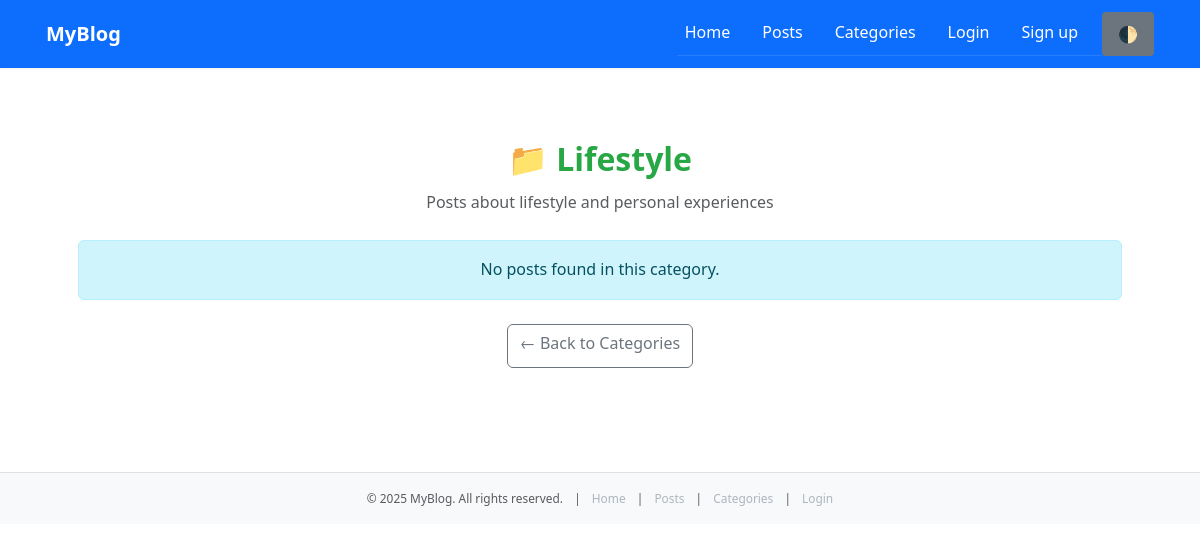
Screenshot of /index.php?page=categories-show&slug=lifestyle with the database file from the repository.
### tables this page shows
CREATE TABLE `categories` (
  `id` int(11) NOT NULL,
  `name` varchar(255) NOT NULL,
  `slug` varchar(255) NOT NULL,
  `description` text DEFAULT NULL,
  `color` varchar(7) DEFAULT '#007bff',
  `status` enum('active','inactive') DEFAULT 'active',
  `created_at` timestamp NOT NULL DEFAULT current_timestamp(),
  `updated_at` timestamp NOT NULL DEFAULT current_timestamp() ON UPDATE current_timestamp()
);

### src/Models/Category.php (called while the page is built, shortened)
<?php
class Category {
    public static function getAll($conn) {
        $List = array();
        $sql = "SELECT * FROM categories ORDER BY name ASC";
        $result = mysqli_query($conn, $sql);
        $i = 0;
        while ($data = mysqli_fetch_array($result)) {
            $List[$i]['id'] = $data['id'];
            $List[$i]['name'] = $data['name'];
            $List[$i]['slug'] = $data['slug'];
            $List[$i]['description'] = $data['description'];
            $List[$i]['color'] = $data['color'];
            $List[$i]['status'] = $data['status'];
            $List[$i]['created_at'] = $data['created_at'];
            $List[$i]['updated_at'] = $data['updated_at'];
            $i++;
        }
        return $List;
    }
}
?>

### src/controllers/CategoryController.php (called while the page is built, shortened)
<?php
require_once __DIR__ . '/../models/Category.php';
class CategoryController {
    public static function index($conn) {
        $List = Category::getAll($conn);
        return $List;
    }
}
?>

### src/views/categories/show.php (the view, shortened to what this page needs)
<?php
require_once __DIR__ . '/../../controllers/CategoryController.php';
$conn = connectDB();
$slug = $_GET['slug'] ?? null;
$category = null;
$posts = [];
if ($slug) {
    $categories = CategoryController::index($conn);
    foreach ($categories as $cat) {
        if ($cat['slug'] === $slug && $cat['status'] === 'active') {
            $category = $cat;
            break;
        }
    }
}
?>
<section class="section section-light fade-in">
    <div class="container" id="main-content">
        <?php if ($category): ?>
            <div class="text-center mb-4">
                <h2 style="color: <?= htmlspecialchars($category['color']) ?>;">
                    📁 <?= htmlspecialchars($category['name']) ?>
                </h2>
                <p class="text-muted"><?= htmlspecialchars($category['description']) ?></p>
            </div>
            <?php if (!empty($posts)): ?>
                <ul class="list-group list-group-flush">
                    <?php foreach ($posts as $post): ?>
                        <li class="list-group-item">
                            <a href="<?= BASE_PATH ?>index.php?page=post-show&id=<?= $post['id'] ?>">
                                <?= htmlspecialchars($post['title']) ?>
                            </a>
                            <span class="badge bg-secondary"><?= htmlspecialchars($post['status']) ?></span>
                            <small class="text-muted float-end"><?= htmlspecialchars($post['created_at']) ?></small>
                        </li>
                    <?php endforeach; ?>
                </ul>
            <?php else: ?>
                <div class="alert alert-info text-center">No posts found in this category.</div>
            <?php endif; ?>
        <?php else: ?>
            <div class="alert alert-danger text-center">Category not found or inactive.</div>
        <?php endif; ?>
        <div class="text-center mt-4">
            <a href="<?= BASE_PATH ?>index.php?page=categories-index" class="btn btn-outline-secondary">← Back to Categories</a>
        </div>
    </div>
</section>
<?php
include __DIR__ . '/../layout/main.php';

### public/assets/css/style.css (style rules this page uses)
*, *::before, *::after { box-sizing: border-box; margin: 0; padding: 0; }
html, body { height: 100%; font-family: 'Segoe UI', 'Roboto', 'Helvetica Neue', sans-serif; font-size: 16px; line-height: 1.6; background-color: #f8f9fa; color: #212529; }
h1, h2, h3, h4, h5, h6 { font-weight: 600; margin-bottom: 0.75rem; color: #343a40; }
p { margin-bottom: 1rem; color: #495057; }
a { color: #0d6efd; text-decoration: none; transition: color 0.2s ease-in-out; }
.container { max-width: 1140px; margin: 0 auto; padding-left: 1rem; padding-right: 1rem; }
.section { padding: 3rem 0; }
.section-light { background-color: #ffffff; }
.alert-info { background-color: #cff4fc; color: #055160; border: 1px solid #b6effb; }
.mt-4 { margin-top: 1.5rem !important; }
.mb-4 { margin-bottom: 1.5rem !important; }
.fade-in { animation: fadeIn 0.6s ease-in-out forwards; }
:root { --color-primary: #0d6efd; --color-secondary: #6c757d; --color-success: #198754; --color-danger: #dc3545; --color-warning: #ffc107; --color-info: #0dcaf0; --color-light: #f8f9fa; --color-dark: #212529; --font-base: 'Segoe UI', 'Roboto', 'Helvetica Neue', sans-serif; --font-size-base: 16px; --line-height-base: 1.6; --border-radius-sm: 0.25rem; --border-radius-md: 0.5rem; --border-radius-lg: 1rem; --shadow-sm: 0 1px 2px rgba(0, 0, 0, 0.05); --shadow-md: 0 2px 6px rgba(0, 0, 0, 0.1); --shadow-lg: 0 4px 12px rgba(0, 0, 0, 0.15); }
header, main, footer, nav, section, article, aside { display: block; }
section { margin-bottom: 2rem; }
body { padding: 0; margin: 0; overflow-x: hidden; }
.container, .section, .card-custom, .tab-content, .blog-card, .dashboard-card { padding-left: 1rem; padding-right: 1rem; }
button, a, input, textarea, select { touch-action: manipulation; -webkit-tap-highlight-color: transparent; }
.btn, .nav-link, .card-custom, .tab-item, .dropdown-toggle { min-height: 44px; min-width: 44px; }
:root { --theme-bg: #ffffff; --theme-text: #212529; --theme-accent: #0d6efd; --theme-muted: #6c757d; --theme-border: #dee2e6; }
body { background-color: var(--theme-bg); color: var(--theme-text); }
a { color: var(--theme-accent); }

### rows the page displays
categories: name "Lifestyle", description "Posts about lifestyle and personal experiences"
